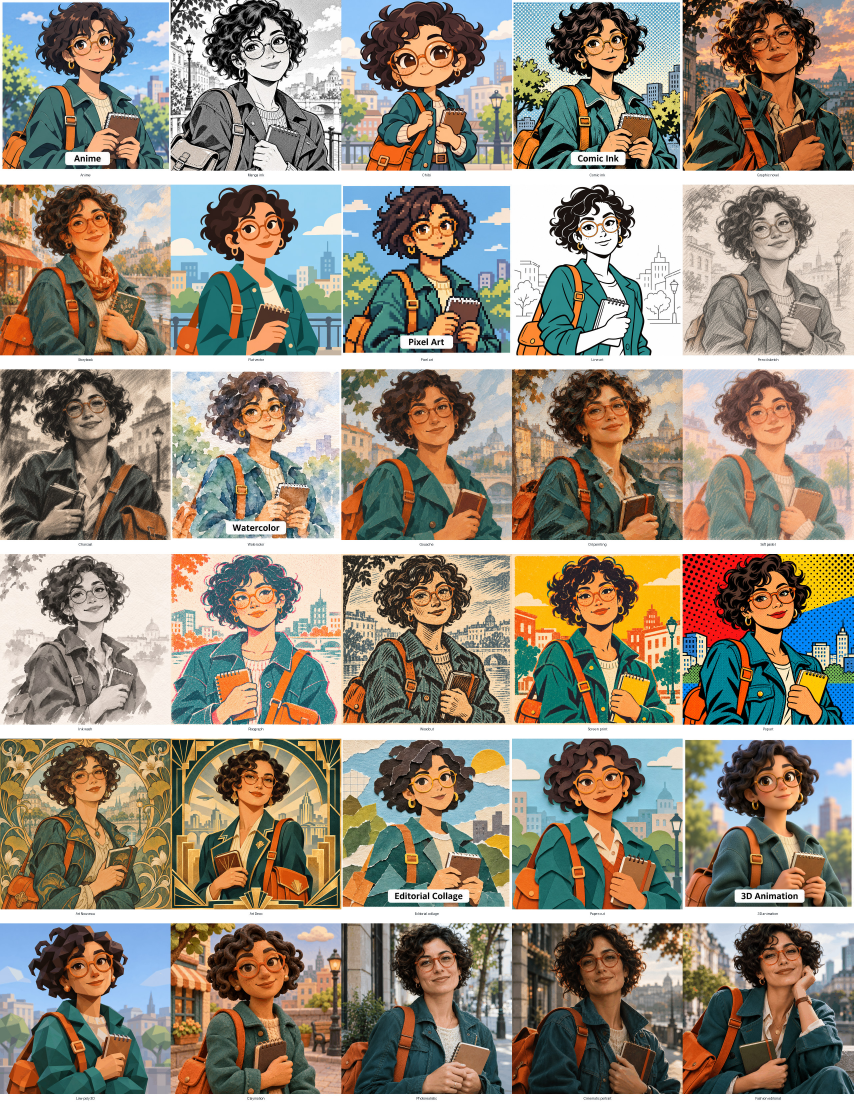
#> input picture content-studio/skills/content-studio-image/character-style-gallery.jpg, 2560 x 3324 px (shown at 1/3 size)
$ python prepare_character_sample.py --source ../character-style-gallery.jpg --output out.png
#> lines starting #> are read from the running program, lines starting #| are printed output that depends on the picture
#!/usr/bin/env python3
"""Copy a generated original character portrait into a compact catalog sample."""
from __future__ import annotations

import argparse
from pathlib import Path

from PIL import Image


def prepare(source: Path, output: Path, size=512) -> Path:
#> called with size = 512
    if output.exists():
        raise FileExistsError(f"Sample already exists: {output}")
    output.parent.mkdir(parents=True, exist_ok=True)
    with Image.open(source) as image:
#> image is the input picture: PIL image 2560x3324 RGB; mean R, G, B 148.6, 139.2, 123.9
        image = image.convert("RGB")
        edge = min(image.size)
#> edge = 2560
        left = (image.width - edge) // 2
#> left = 0
        top = (image.height - edge) // 2
#> top = 382
        image = image.crop((left, top, left + edge, top + edge))
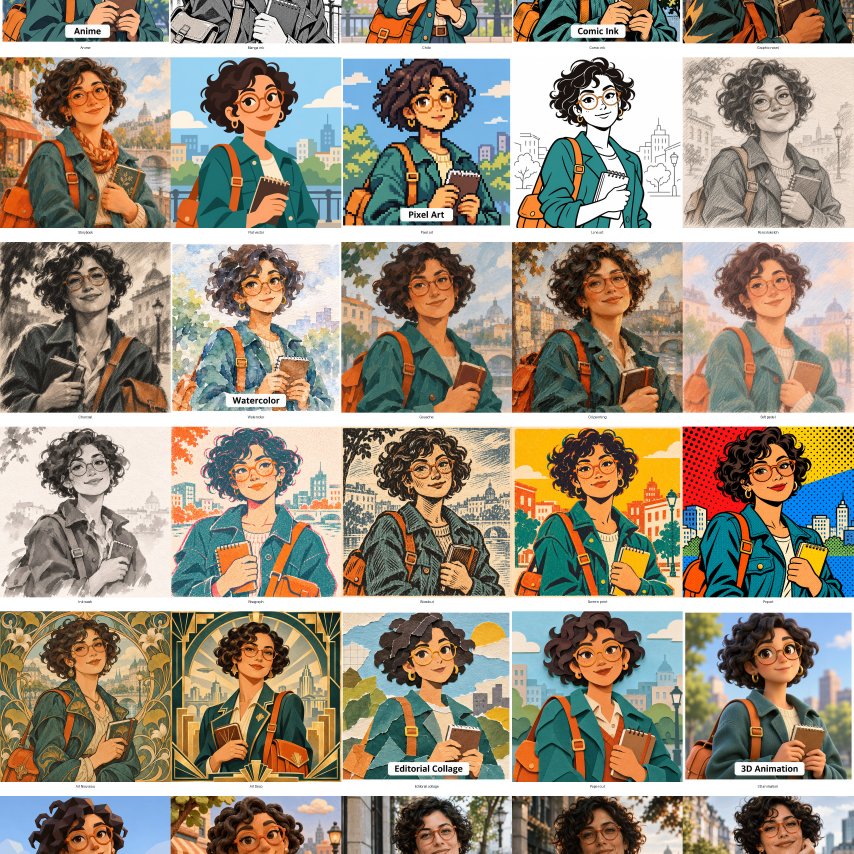
#> image: PIL image 2560x2560 RGB (shown at 1/3 size); mean R, G, B 154.2, 144, 126.9
        image = image.resize((size, size), Image.Resampling.LANCZOS)
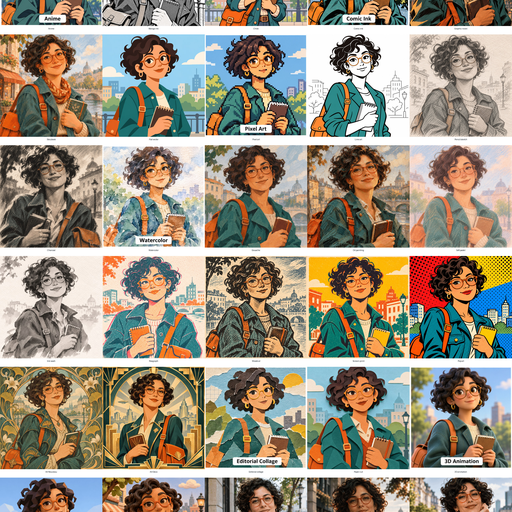
#> image: PIL image 512x512 RGB; mean R, G, B 154, 143.9, 126.7
        # A bounded palette keeps the visual catalog small while preserving a legible preview.
        image.quantize(colors=192, method=Image.Quantize.MEDIANCUT).save(output, optimize=True)
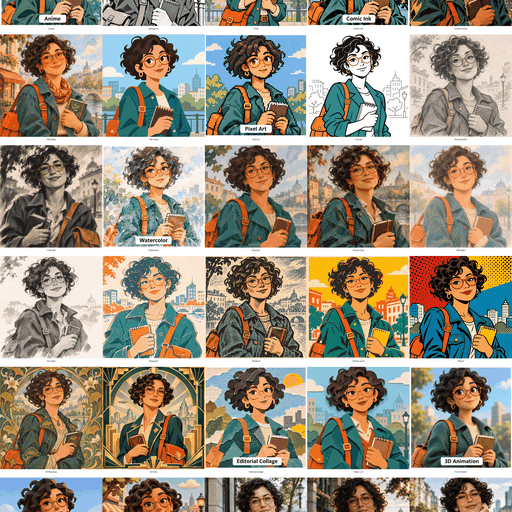
#> saved as out.png: PIL image 512x512 P; mean R, G, B 154.1, 143.7, 126.8
    return output


def main():
    parser = argparse.ArgumentParser(description=__doc__)
    parser.add_argument("--source", type=Path, required=True)
    parser.add_argument("--output", type=Path, required=True)
    args = parser.parse_args()
    print(prepare(args.source, args.output))


if __name__ == "__main__":
    main()
